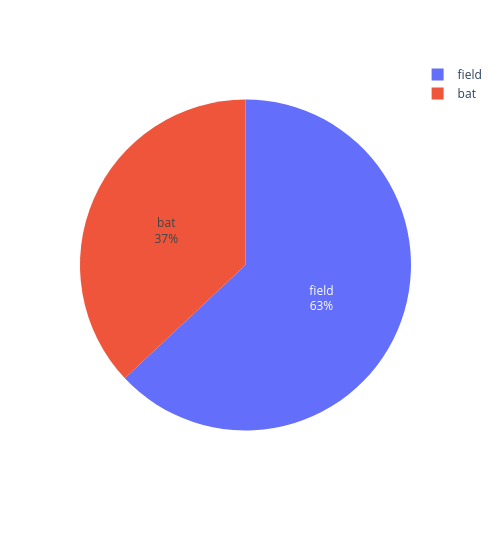

Write notebook code for a chart like this one.
### Code cell
fig = px.pie(d1, values=d1['Ratio'], names=d1['TossDecision'])
fig.update_traces(textposition='inside',
                  textinfo='percent+label',
                  sort=False)
fig.update_layout(width=500, height=550)
fig.show()

### Figure 1 — Plotly figure (JSON) as saved in the notebook; plotly's stock layout.template omitted (floating-point values rounded to 4 significant figures)
{"data": [{"domain": {"x": [0, 1], "y": [0, 1]}, "hovertemplate": "TossDecision=%{label}<br>Ratio=%{value}<extra></extra>", "labels": ["field", "bat"], "legendgroup": "", "name": "", "showlegend": true, "sort": false, "textinfo": "percent+label", "textposition": "inside", "type": "pie", "values": [63.0, 37.0]}], "layout": {"height": 550, "legend": {"tracegroupgap": 0}, "margin": {"t": 60}, "width": 500}}
